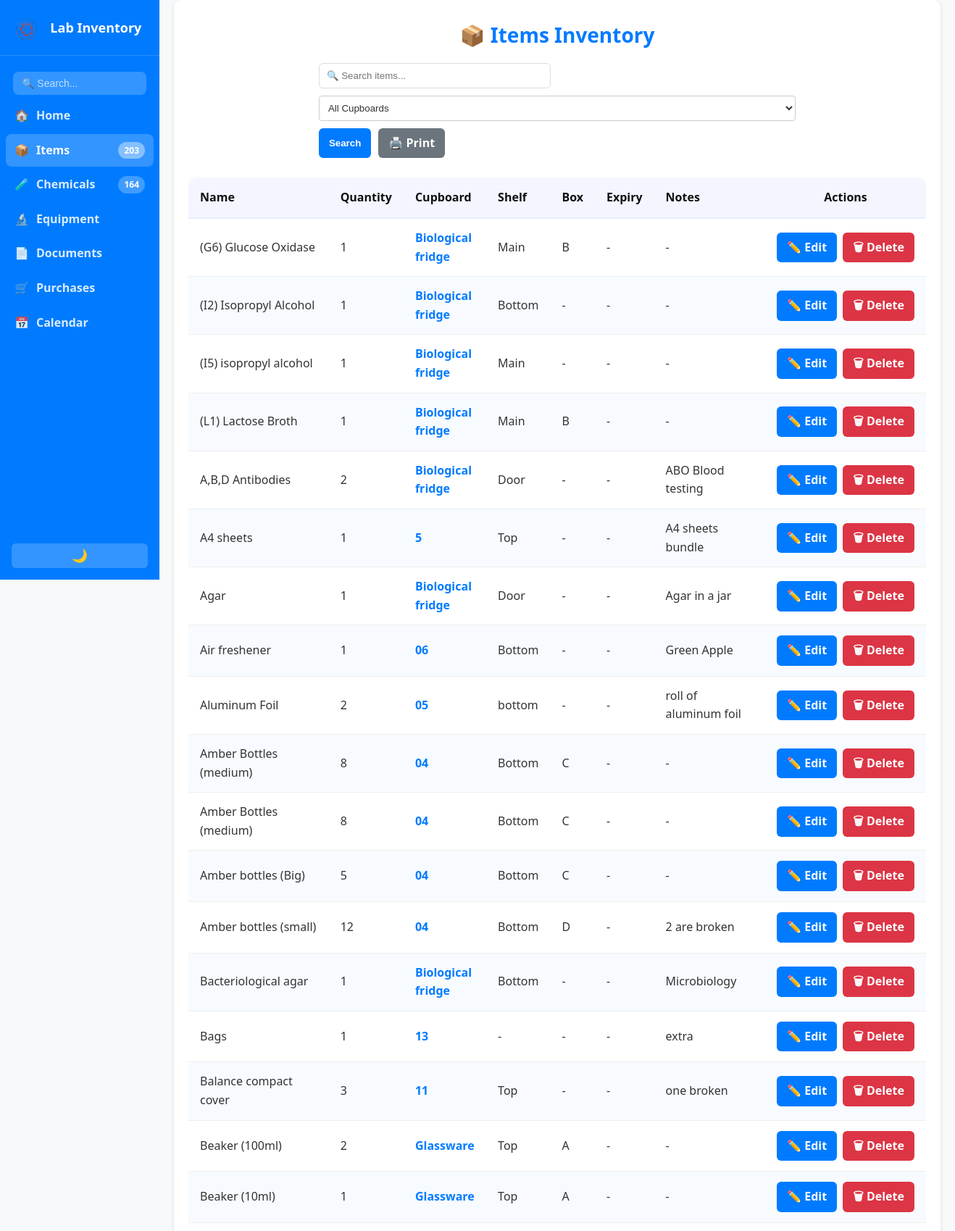
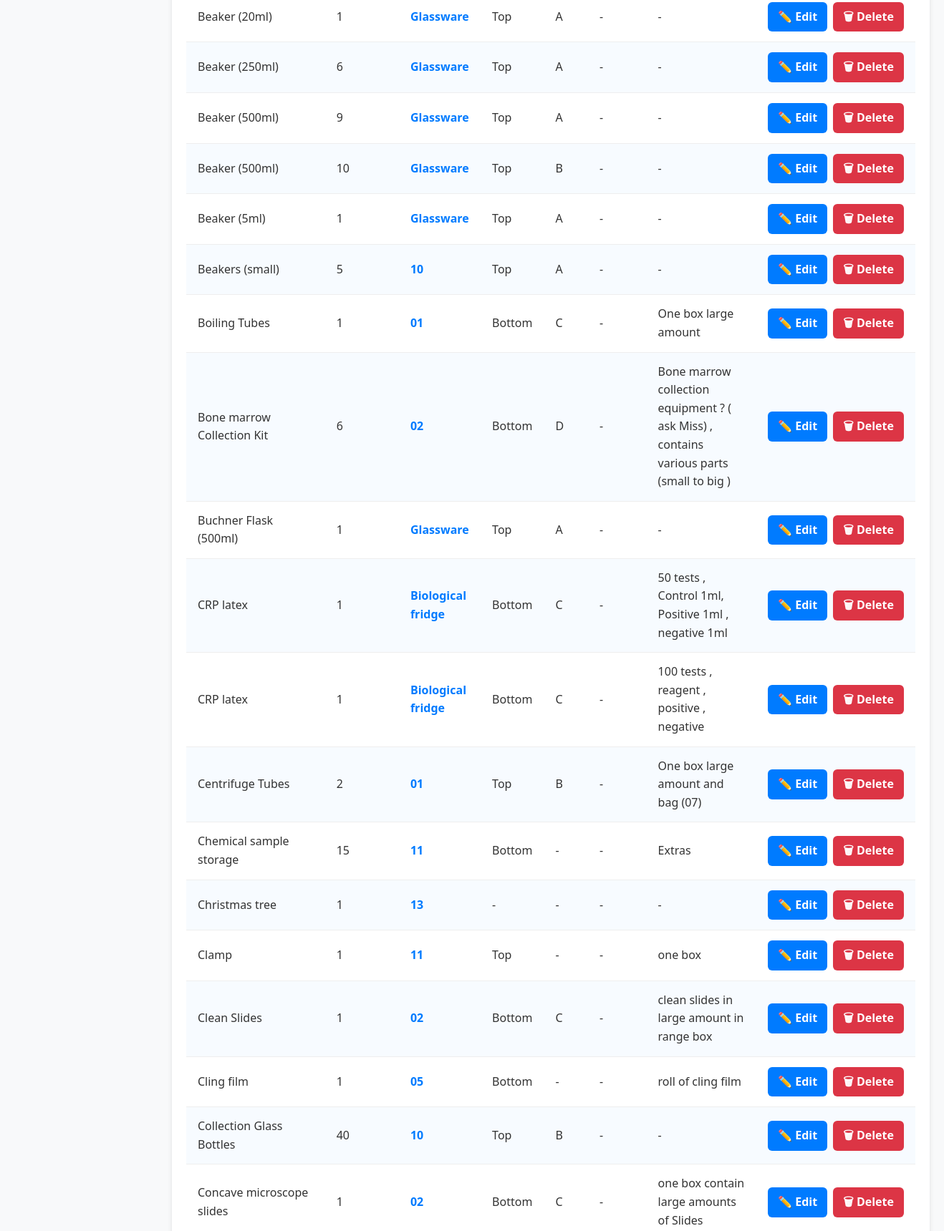
The page / (upper part) on the database its author committed (2 pictures, top to bottom).
### app.py (models this page shows, shortened)
class Item(db.Model):
    id = db.Column(db.Integer, primary_key=True)
    name = db.Column(db.String(100), nullable=False)
    quantity = db.Column(db.Integer, nullable=False)
    cupboard = db.Column(db.String(50), nullable=False)
    shelf = db.Column(db.String(50))
    box = db.Column(db.String(50))
    expiry_date = db.Column(db.String(20))
    notes = db.Column(db.String(200))

### app.py (the view, shortened to what this page needs)
@app.route('/')
def index():
    search_term = request.args.get('q', '').strip()
    cupboard_filter = request.args.get('cupboard', '').strip()
    query = Item.query
    if cupboard_filter:
        query = query.filter(Item.cupboard == cupboard_filter)
    items = query.order_by(Item.name.asc()).all()
    cupboards = [c[0] for c in db.session.query(Item.cupboard).distinct().all() if c[0]]
    return render_template('index.html', items=items, search=search_term,
                           cupboard=cupboard_filter, cupboards=cupboards)

### app.py (called while the page is built)
@app.context_processor
def inject_counts():
    try:
        item_count = Item.query.count()
        chem_count = Chemical.query.count()
    except:
        item_count = 0
        chem_count = 0
    return dict(item_count=item_count, chem_count=chem_count)

### templates/index.html (shortened to what this page needs)
{% extends "base.html" %}
{% block content %}
<div class="page-header">
    <h1 class="page-title">📦 Items Inventory</h1>
</div>
<div class="search-container">
    <form method="GET" action="{{ url_for('index') }}">
        <div style="display: flex; gap: 10px; flex-wrap: wrap;">
            <input class="search-input" type="text" name="q" placeholder="🔍 Search items..."
                   value="{{ search }}">
            <select name="cupboard" style="padding: 8px; border: 1px solid #ccc; border-radius: 4px;">
                <option value="">All Cupboards</option>
            </select>
            <button class="btn primary" type="submit">Search</button>
<a href="{{ url_for('print_items', q=search, cupboard=cupboard) }}" target="_blank" class="btn" style="background:#6c757d;">🖨️ Print</a>
        </div>
    </form>
</div>
<div class="table-container">
    <table class="styled-table">
        <thead>
            <tr>
                <th>Name</th>
                <th>Quantity</th>
                <th>Cupboard</th>
                <th>Shelf</th>
                <th>Box</th>
                <th>Expiry</th>
                <th>Notes</th>
                <th style="text-align:center;">Actions</th>
            </tr>
        </thead>
        <tbody>
            {% for item in items %}
            <tr>
                <td>{{ item.name }}</td>
                <td>{{ item.quantity }}</td>
            <td>
    <a href="{{ url_for('index', cupboard=item.cupboard, q=search) }}" class="cupboard-link">
        {{ item.cupboard }}
    </a>
</td>
                <td>{{ item.shelf or '-' }}</td>
                <td>{{ item.box or '-' }}</td>
                <td>{{ item.expiry_date or '-' }}</td>
                <td>{{ item.notes or '-' }}</td>
                <td style="white-space:nowrap;">
    <a class="btn" href="{{ url_for('edit_item', item_id=item.id) }}" style="background:var(--blue); margin-right:4px;">✏️ Edit</a>
    <a class="btn" href="{{ url_for('delete_item', item_id=item.id) }}" style="background:var(--red);">🗑 Delete</a>
</td>
            </tr>
            {% else %}
            <tr>
                <td colspan="8" style="text-align:center; color:var(--muted);">
                    {% if search or cupboard %}No items match your search criteria{% else %}No items found{% endif %}
                </td>
            </tr>
            {% endfor %}
        </tbody>
    </table>
</div>
{% endblock %}

### static/style.css (style rules this page uses)
:root { --blue: #007bff; --blue-dark: #0056b3; --green: #28a745; --green-dark: #218838; --red: #dc3545; --red-dark: #c82333; --text: #333; --muted: #6b7280; --bg: #f8f9fa; --card: #ffffff; --border: #ddd; --shadow: 0 2px 6px rgba(0,0,0,0.1); }
* { margin: 0; padding: 0; box-sizing: border-box; }
html, body { font-family: "Segoe UI", Tahoma, Geneva, Verdana, sans-serif; background: var(--bg); color: var(--text); line-height: 1.6; }
.page-header { text-align: center; margin: 6px 0 16px; }
.page-title { font-size: 28px; font-weight: 800; color: var(--blue); }
.btn, button { display: inline-block; padding: 8px 14px; background: var(--blue); color: #fff; border: none; border-radius: 6px; text-decoration: none; font-weight: 600; cursor: pointer; transition: background .2s ease, color .2s ease, opacity .2s ease; }
input, select, textarea { width: 100%; padding: 9px 10px; border: 1px solid var(--border); border-radius: 6px; background: #fff; color: var(--text); transition: border .2s ease, box-shadow .2s ease; }
.search-container, .search-bar { display: flex; justify-content: center; margin: 10px 0 16px; }
.search-container form, .search-bar form { display: flex; gap: 8px; }
.search-input { width: 320px; }
table { width: 100%; border-collapse: collapse; margin-top: 12px; border-radius: 10px; overflow: hidden; background: #fff; box-shadow: var(--shadow); }
th { background: var(--blue); color: #fff; text-align: left; padding: 12px 14px; font-weight: 700; }
td { padding: 12px 14px; border-bottom: 1px solid #eee; }
tr:nth-child(even) { background: #f7fbff; }
.table-container { overflow-x: auto; }
.styled-table { width: 100%; border-collapse: collapse; background: #fff; border-radius: 12px; overflow: hidden; box-shadow: var(--shadow); }
.styled-table thead th { background: #f3f6ff; color: #111; border-bottom: 2px solid #e6edff; }
.styled-table th, .styled-table td { padding: 14px 16px; text-align: left; }
.styled-table tbody tr { border-bottom: 1px solid #eef2f7; }
.cupboard-link { color: var(--blue); font-weight: 700; text-decoration: none; }
body { display: flex; min-height: 100vh; }
th { cursor: pointer; user-select: none; }

### rows shown on the page
Item: name "(G6) Glucose Oxidase", quantity "1", cupboard "Biological fridge", shelf "Main", box "B", expiry_date "-", notes "-"
Item: name "(I2) Isopropyl Alcohol", quantity "1", cupboard "Biological fridge", shelf "Bottom", box "-", expiry_date "-", notes "-"
Item: name "(I5) isopropyl alcohol", quantity "1", cupboard "Biological fridge", shelf "Main", box "-", expiry_date "-", notes "-"
Item: name "(L1) Lactose Broth", quantity "1", cupboard "Biological fridge", shelf "Main", box "B", expiry_date "-", notes "-"
Item: name "A,B,D Antibodies", quantity "2", cupboard "Biological fridge", shelf "Door", box "-", expiry_date "-", notes "ABO Blood testing"
Item: name "A4 sheets", quantity "1", cupboard "5", shelf "Top", box "-", expiry_date "-", notes "A4 sheets bundle"
Item: name "Agar", quantity "1", cupboard "Biological fridge", shelf "Door", box "-", expiry_date "-", notes "Agar in a jar"
Item: name "Air freshener", quantity "1", cupboard "06", shelf "Bottom", box "-", expiry_date "-", notes "Green Apple"
Item: name "Aluminum Foil", quantity "2", cupboard "05", shelf "bottom", box "-", expiry_date "-", notes "roll of aluminum foil"
Item: name "Amber Bottles (medium)", quantity "8", cupboard "04", shelf "Bottom", box "C", expiry_date "-", notes "-"
Item: name "Amber Bottles (medium)", quantity "8", cupboard "04", shelf "Bottom", box "C", expiry_date "-", notes "-"
Item: name "Amber bottles (Big)", quantity "5", cupboard "04", shelf "Bottom", box "C", expiry_date "-", notes "-"
Item: name "Amber bottles (small)", quantity "12", cupboard "04", shelf "Bottom", box "D", expiry_date "-", notes "2 are broken"
Item: name "Bacteriological agar", quantity "1", cupboard "Biological fridge", shelf "Bottom", box "-", expiry_date "-", notes "Microbiology"
Item: name "Bags", quantity "1", cupboard "13", shelf "-", box "-", expiry_date "-", notes "extra"
Item: name "Balance compact cover", quantity "3", cupboard "11", shelf "Top", box "-", expiry_date "-", notes "one broken"
Item: name "Beaker (100ml)", quantity "2", cupboard "Glassware", shelf "Top", box "A", expiry_date "-", notes "-"
Item: name "Beaker (10ml)", quantity "1", cupboard "Glassware", shelf "Top", box "A", expiry_date "-", notes "-"
Item: name "Beaker (20ml)", quantity "1", cupboard "Glassware", shelf "Top", box "A", expiry_date "-", notes "-"
Item: name "Beaker (250ml)", quantity "6", cupboard "Glassware", shelf "Top", box "A", expiry_date "-", notes "-"
Item: name "Beaker (500ml)", quantity "9", cupboard "Glassware", shelf "Top", box "A", expiry_date "-", notes "-"
Item: name "Beaker (500ml)", quantity "10", cupboard "Glassware", shelf "Top", box "B", expiry_date "-", notes "-"
Item: name "Beaker (5ml)", quantity "1", cupboard "Glassware", shelf "Top", box "A", expiry_date "-", notes "-"
Item: name "Beakers (small)", quantity "5", cupboard "10", shelf "Top", box "A", expiry_date "-", notes "-"
Item: name "Boiling Tubes", quantity "1", cupboard "01", shelf "Bottom", box "C", expiry_date "-", notes "One box large amount"
Item: name "Bone marrow Collection Kit", quantity "6", cupboard "02", shelf "Bottom", box "D", expiry_date "-", notes "Bone marrow collection equipment ? ( ask Miss) , contains various parts (small to big )"
Item: name "Buchner Flask (500ml)", quantity "1", cupboard "Glassware", shelf "Top", box "A", expiry_date "-", notes "-"
Item: name "CRP latex", quantity "1", cupboard "Biological fridge", shelf "Bottom", box "C", expiry_date "-", notes "50 tests , Control 1ml, Positive 1ml , negative 1ml"
Item: name "CRP latex", quantity "1", cupboard "Biological fridge", shelf "Bottom", box "C", expiry_date "-", notes "100 tests , reagent , positive , negative"
Item: name "Centrifuge Tubes", quantity "2", cupboard "01", shelf "Top", box "B", expiry_date "-", notes "One box large amount and bag (07)"
Item: name "Chemical sample storage", quantity "15", cupboard "11", shelf "Bottom", box "-", expiry_date "-", notes "Extras"
Item: name "Christmas tree", quantity "1", cupboard "13", shelf "-", box "-", expiry_date "-", notes "-"
Item: name "Clamp", quantity "1", cupboard "11", shelf "Top", box "-", expiry_date "-", notes "one box"
Item: name "Clean Slides", quantity "1", cupboard "02", shelf "Bottom", box "C", expiry_date "-", notes "clean slides in large amount in range box"
Item: name "Cling film", quantity "1", cupboard "05", shelf "Bottom", box "-", expiry_date "-", notes "roll of cling film"
Item: name "Collection Glass Bottles", quantity "40", cupboard "10", shelf "Top", box "B", expiry_date "-", notes "-"
Item: name "Concave microscope slides", quantity "1", cupboard "02", shelf "Bottom", box "C", expiry_date "-", notes "one box contain large amounts of Slides"

### other values the page prints
{{ item_count }} "203"
{{ chem_count }} "164"
